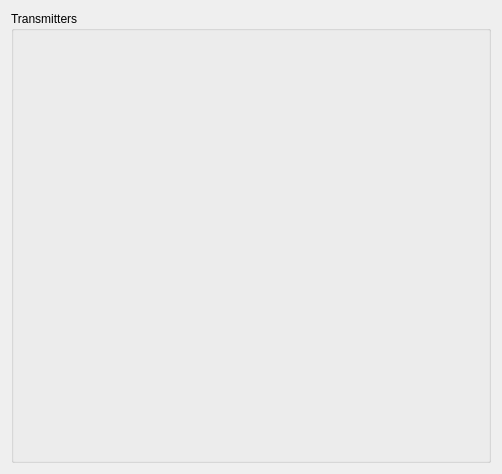
<?xml version="1.0" encoding="UTF-8"?>
<ui version="4.0">
 <class>Transmitters</class>
 <widget class="QWidget" name="Transmitters">
  <property name="geometry">
   <rect>
    <x>0</x>
    <y>0</y>
    <width>502</width>
    <height>474</height>
   </rect>
  </property>
  <property name="sizePolicy">
   <sizepolicy hsizetype="Expanding" vsizetype="Fixed">
    <horstretch>0</horstretch>
    <verstretch>0</verstretch>
   </sizepolicy>
  </property>
  <layout class="QVBoxLayout" name="verticalLayout" stretch="0">
   <item>
    <widget class="QGroupBox" name="groupBox_2">
     <property name="styleSheet">
      <string notr="true"/>
     </property>
     <property name="title">
      <string>Transmitters</string>
     </property>
     <property name="flat">
      <bool>false</bool>
     </property>
     <layout class="QVBoxLayout">
      <item>
       <widget class="PostProcessor::FilterWidget" name="transmitterFilter" native="true"/>
      </item>
     </layout>
    </widget>
   </item>
  </layout>
 </widget>
 <customwidgets>
  <customwidget>
   <class>PostProcessor::FilterWidget</class>
   <extends>QWidget</extends>
   <header>FilterWidget.hpp</header>
   <container>1</container>
  </customwidget>
 </customwidgets>
 <resources/>
 <connections/>
</ui>
